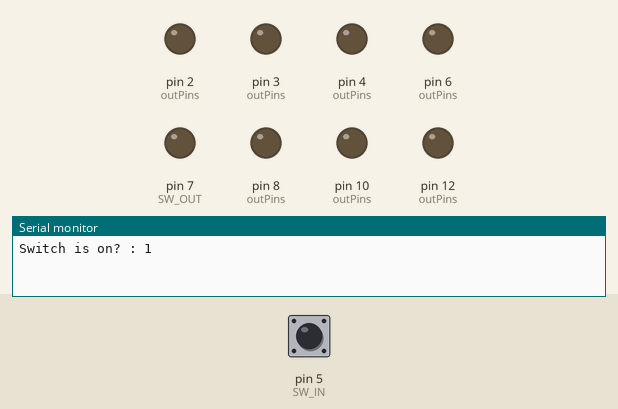
A sketch run on a simulated Arduino Uno, built with avr-gcc and run on an emulated ATmega328P. Shown: output pins drawn as LEDs (lit = HIGH), the last lines printed to the serial monitor. The test bench sets the inputs (shaded band); at power-on: pin 5 (SW_IN) HIGH.

Above: at 1.2 s.
1.3 s: pin 5 (SW_IN) pulled LOW for 0.15 s
At 3.1 s:
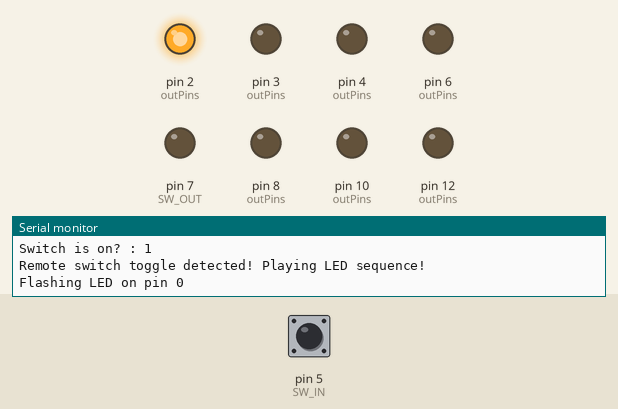
At 4.4 s:
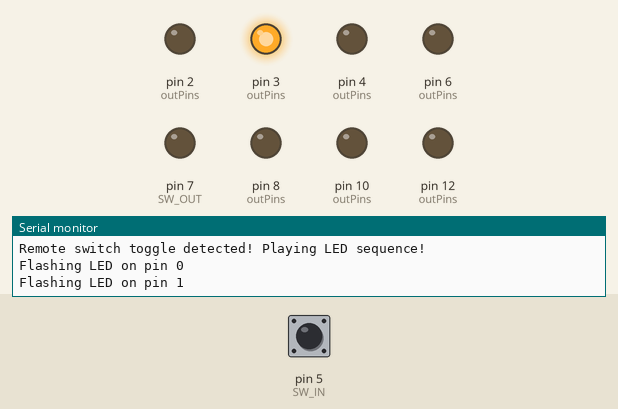
Timing chart, 0 to 19.3 s (numbered marks = the images above; inputs shaded):
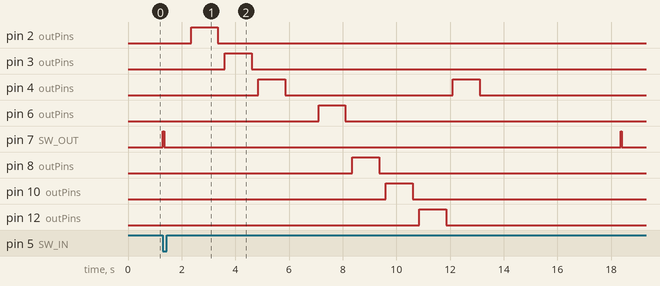

Measured:
- after the input at 1.3 s, pin 2 (outPins): LOW → HIGH after 1.1 s, → LOW 1.0 s later; pin 3 (outPins): LOW → HIGH after 2.3 s, → LOW 1.0 s later

The sketch:

ST_Lights.ino
```cpp
// Start with the LED pins. We are using MOSFETs to ground the negative leg of the LEDs
#define LED_U 2
#define LED_S 3
#define LED_E 4
#define LED_P 6
#define LED_H 8
#define LED_O 10
#define LED_N 12

// Now the trigger remote switch pin.
#define SW_IN 5

// Now the string power toggle remote pin.
#define SW_OUT 7

// The internal LED
#define I_LED 13

// First word is USE
int firstWord[] = {LED_U, LED_S, LED_E};
// Second word is PHONE
int secondWord[] = {LED_P, LED_H, LED_O, LED_N, LED_E};

// This function will flash each of the LEDs in the array for 1 second
void flashLEDs(int ledArray[]);
// Turn off the string of LEDs
void stringToggle();

void setup() {
  // Init Serial
  Serial.begin(115200);
  // Set the pin modes for LED output, switch out, and switch in
  int outPins[] =
  {
    LED_U, LED_S, LED_E, LED_P, LED_H, LED_O, LED_N, SW_OUT, I_LED
  };

  pinMode(SW_IN, INPUT_PULLUP);

  for (int i = 0; i < 8; i++) {
    pinMode(outPins[i], OUTPUT);
  }
}

void loop() {
  // Get the current state for the remote relay
  int lastRead = digitalRead(SW_IN);
  Serial.print("Switch is on? : ");
  Serial.println(lastRead);
  // Do nothing until the remote trigger is activated
  do {
    digitalWrite(I_LED, lastRead);
    delay(50);
  } while (digitalRead(SW_IN) == lastRead);

  // Triggered! Let's play the LED sequence.
  Serial.println("Remote switch toggle detected! Playing LED sequence!");
  // First we turn off the LED string.
  stringToggle();
  // Now we play the first word sequence
  flashLEDs(firstWord, 3);
  Serial.println("USE should have been flashed.");
  // Wait a bit for the reader
  delay(1000);
  // Play the second word sequence
  flashLEDs(secondWord, 5);
  Serial.println("PHONE should have been flashed.");
  // Pause for dramatic effect
  delay(5000);
  // Turn the string back on
  stringToggle();
}

void flashLEDs(int ledArray[], int length) {
  for (int i = 0; i < length; i++) {
    Serial.print("Flashing LED on pin ");
    Serial.println(i);
    digitalWrite(ledArray[i], HIGH); // Turn the LED on
    delay(1000); // Leave it on for 1 second
    digitalWrite(ledArray[i], LOW); // Turn it off again
    delay(250); // Wait a little bit before starting with the next one
  }
}

void stringToggle() {
  digitalWrite(SW_OUT, HIGH); // Toggle the MOSFET across the switch to trigger
  delay(50); // Wait a bit
  digitalWrite(SW_OUT, LOW); // Disconnect the switch again
  delay(1000); // Pause for dramatic effect
}
```
